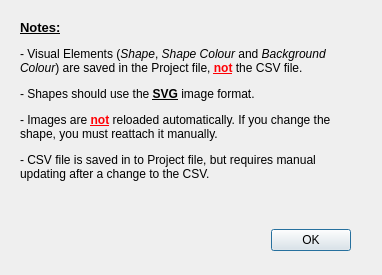
<?xml version="1.0" encoding="UTF-8"?>
<ui version="4.0">
 <class>Instructions</class>
 <widget class="QDialog" name="Instructions">
  <property name="geometry">
   <rect>
    <x>0</x>
    <y>0</y>
    <width>382</width>
    <height>275</height>
   </rect>
  </property>
  <property name="windowTitle">
   <string>Help</string>
  </property>
  <property name="windowIcon">
   <iconset resource="../resources.qrc">
    <normaloff>:/res/warning.svg</normaloff>:/res/warning.svg</iconset>
  </property>
  <property name="autoFillBackground">
   <bool>false</bool>
  </property>
  <property name="styleSheet">
   <string notr="true">QFrame {
    background-color: rgb(50, 50, 50);
}</string>
  </property>
  <property name="modal">
   <bool>true</bool>
  </property>
  <widget class="QDialogButtonBox" name="buttonBox">
   <property name="geometry">
    <rect>
     <x>230</x>
     <y>220</y>
     <width>121</width>
     <height>41</height>
    </rect>
   </property>
   <property name="orientation">
    <enum>Qt::Orientation::Horizontal</enum>
   </property>
   <property name="standardButtons">
    <set>QDialogButtonBox::StandardButton::Ok</set>
   </property>
  </widget>
  <widget class="QLabel" name="label">
   <property name="geometry">
    <rect>
     <x>20</x>
     <y>20</y>
     <width>341</width>
     <height>201</height>
    </rect>
   </property>
   <property name="autoFillBackground">
    <bool>false</bool>
   </property>
   <property name="styleSheet">
    <string notr="true">background: transparent;</string>
   </property>
   <property name="text">
    <string notr="true">&lt;html&gt;&lt;head/&gt;&lt;body&gt;&lt;p&gt;&lt;span style=&quot; font-size:10pt; font-weight:700; text-decoration: underline;&quot;&gt;Notes:&lt;/span&gt;&lt;/p&gt;&lt;p&gt;- Visual Elements (&lt;span style=&quot; font-style:italic;&quot;&gt;Shape&lt;/span&gt;, &lt;span style=&quot; font-style:italic;&quot;&gt;Shape Colour&lt;/span&gt; and &lt;span style=&quot; font-style:italic;&quot;&gt;Background Colour&lt;/span&gt;) are saved in the Project file, &lt;span style=&quot; font-weight:700; text-decoration: underline; color:#ff0004;&quot;&gt;not&lt;/span&gt; the CSV file.&lt;/p&gt;&lt;p&gt;- Shapes should use the &lt;span style=&quot; font-weight:700; text-decoration: underline;&quot;&gt;SVG&lt;/span&gt; image format.&lt;/p&gt;&lt;p&gt;- Images are &lt;span style=&quot; font-weight:700; text-decoration: underline; color:#ff0004;&quot;&gt;not&lt;/span&gt; reloaded automatically. If you change the shape, you must reattach it manually.&lt;/p&gt;&lt;p&gt;- CSV file is saved in to Project file, but requires manual updating after a change to the CSV.&lt;/p&gt;&lt;/body&gt;&lt;/html&gt;</string>
   </property>
   <property name="textFormat">
    <enum>Qt::TextFormat::RichText</enum>
   </property>
   <property name="alignment">
    <set>Qt::AlignmentFlag::AlignLeading|Qt::AlignmentFlag::AlignLeft|Qt::AlignmentFlag::AlignTop</set>
   </property>
   <property name="wordWrap">
    <bool>true</bool>
   </property>
  </widget>
 </widget>
 <resources>
  <include location="../resources.qrc"/>
 </resources>
 <connections>
  <connection>
   <sender>buttonBox</sender>
   <signal>accepted()</signal>
   <receiver>Instructions</receiver>
   <slot>accept()</slot>
   <hints>
    <hint type="sourcelabel">
     <x>248</x>
     <y>254</y>
    </hint>
    <hint type="destinationlabel">
     <x>157</x>
     <y>274</y>
    </hint>
   </hints>
  </connection>
  <connection>
   <sender>buttonBox</sender>
   <signal>rejected()</signal>
   <receiver>Instructions</receiver>
   <slot>reject()</slot>
   <hints>
    <hint type="sourcelabel">
     <x>316</x>
     <y>260</y>
    </hint>
    <hint type="destinationlabel">
     <x>286</x>
     <y>274</y>
    </hint>
   </hints>
  </connection>
 </connections>
</ui>
